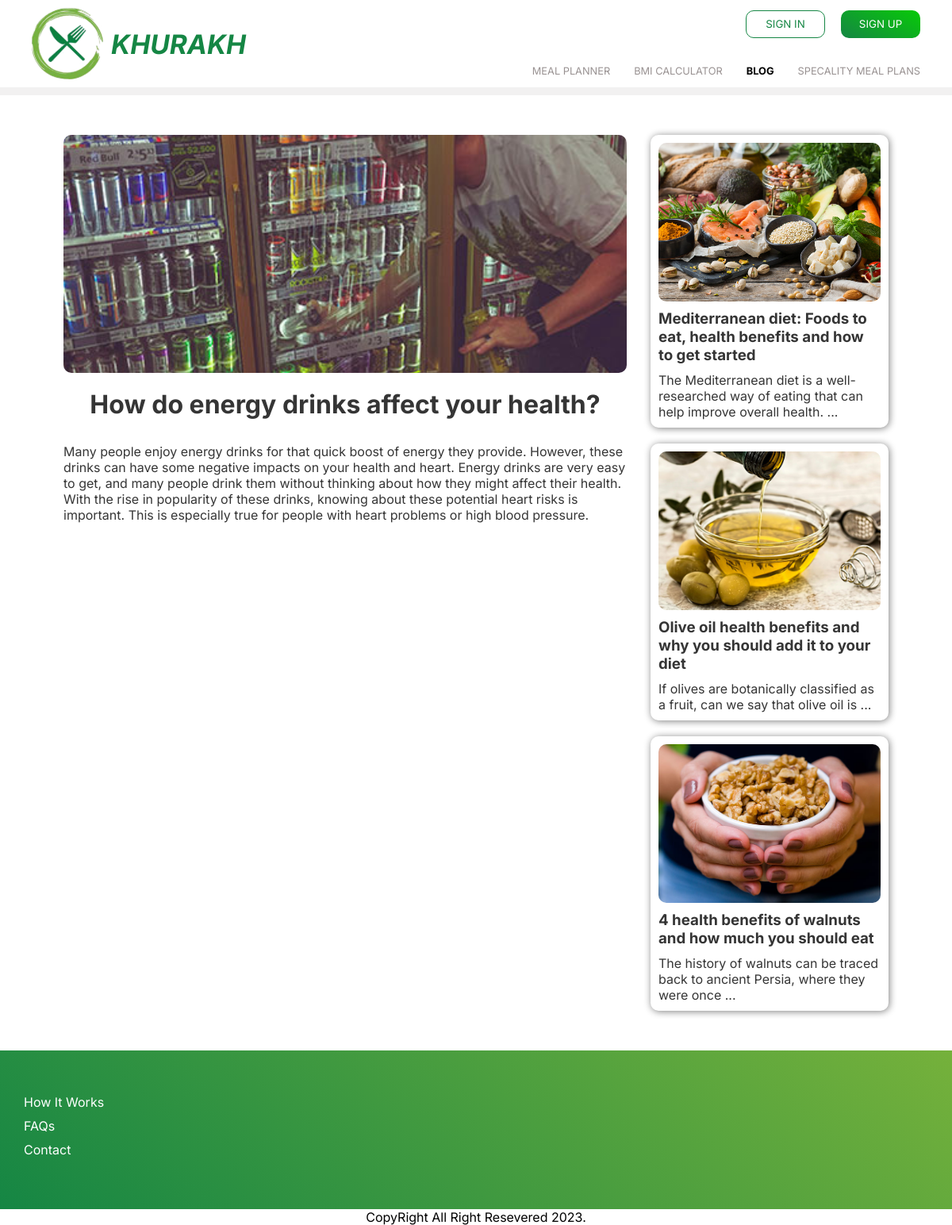
/blogs/2/, run on the app's committed database.
### mealplans/models.py (models this page shows, shortened)
class BlogContents(models.Model):
    image = models.ImageField(upload_to='images/blog/content/',blank=True,null=True)
    header = models.CharField(max_length=200)
    description = models.TextField(blank=True,null=True)
    updated_at = models.DateTimeField(auto_now=True)
    created_at = models.DateTimeField(auto_now_add=True)
    def short_description(self):
        if self.description:
            words = self.description.split()
            if len(words) > 15:
                return ' '.join(words[:15]) + ' ...'
        return self.description

### mealplans/views.py (the view)
# urls.py: path('blogs/<int:pk>/',views.blog_content_view,name='blog-content-view'),
def blog_content_view(request,pk):
    blog_content = get_object_or_404(BlogContents,pk=pk)
    related_contents = BlogContents.objects.exclude(pk=pk)[:3]
    return render(request,'blog/blog_content_view.html',{'data':blog_content,'contents':related_contents})

### mealplans/templates/blog/blog_content_view.html
{% extends 'main.html' %}
{% load static  %}
{% block content %}
    <div class="main_blog_container">
        <div class="blog-container">
            <div class="img_banner_box">
                <img src="{{data.image.url}}" alt="">
            </div>
            <h1 class="txt-center">{{data.header}}</h1>
            <p class="blog_description">{{data.description}}</p>
        </div>
        <div class="box_container">
            {% for content in contents%}
                <a href="{% url 'blog-content-view' content.id %}" class="content_box">
                    <div class="img_box">
                        <img src="{{content.image.url}}" alt="">
                    </div>
                    <h3 class="content_header">{{content.header}}</h3>
                    <p class="short_description">{{content.short_description}}</p>
                </a>
            {% endfor %}
        </div>
    </div>
{% endblock content %}

### static/styles/main.css (style rules this page uses)
* { padding: 0; margin: 0; box-sizing: border-box; font-family: "Inter", sans-serif; }
:root { --primary-color: #158644; --web-green:#128047; --secondary-color: #C5F6DD; --green-logo:#75b13b; --page-bg:#F2F1F1; --text-color-light:white; --text-color-dark:black; --font-family: "Inter", sans-serif; --radius:10px; --text-color:#999292; --font-size-large: 18px; --light-black:rgb(53, 53, 53); --font-size-small: 14px; --spacing: 16px; }
body { max-width: 1500px; margin: auto; }
a { text-decoration: none; }
.blog-container { padding: 0px 80px; }
.blog-container h1 { text-align: center; color: var(--light-black); margin-bottom: 20px; }
.blog-container .img_banner_box { height: 400px; border-radius: 10px; overflow: hidden; background-color: gray; }
.blog-container .img_banner_box img { height: 100%; width: 100%; -o-object-fit: cover; object-fit: cover; -o-object-position: center; object-position: center; }
.blog-container .blog_description { margin-top: 30px; color: var(--light-black); }
.box_container { display: grid; grid-template-columns: repeat(auto-fill, minmax(300px, 1fr)); gap: 20px; margin-top: 50px; }
.box_container .content_box { box-shadow: 1px 1px 10px gray; padding: 10px; overflow: hidden; border-radius: 10px; min-height: 300px; cursor: pointer; transition: 0.5s ease-in-out; }
.box_container .content_box .img_box { height: 200px; background-color: gray; border-radius: 10px; overflow: hidden; }
.box_container .content_box .img_box img { height: 100%; width: 100%; -o-object-fit: cover; object-fit: cover; -o-object-position: center; object-position: center; }
.box_container .content_box .content_header { margin-top: 10px; color: var(--light-black); }
.box_container .content_box .short_description { margin-top: 10px; color: var(--light-black); }
.main_blog_container { display: flex; padding: 0px 80px; gap: 30px; }
.main_blog_container .blog-container { padding: 0; margin-top: 50px; }
.main_blog_container .blog-container .img_banner_box { height: 300px; }
.main_blog_container .blog-container h1 { margin-top: 20px; }

### data on the page
BlogContents: image (picture), header "How do energy drinks affect your health?", description "Many people enjoy energy drinks for that quick boost of energy they provide. However, these drinks can have some negative impacts on your health and heart. Energy drinks are very easy to get, and many people drink them without thinking about how they might affect their health. With the rise in popularity of these drinks, knowing about these potential heart risks is important. This is especially true for people with heart problems or high blood pressure."
BlogContents: image (picture), header "Mediterranean diet: Foods to eat, health benefits and how to get started", short_description "The Mediterranean diet is a well-researched way of eating that can help improve overall health. ..."
BlogContents: image (picture), header "Olive oil health benefits and why you should add it to your diet", short_description "If olives are botanically classified as a fruit, can we say that olive oil is ..."
BlogContents: image (picture), header "4 health benefits of walnuts and how much you should eat", short_description "The history of walnuts can be traced back to ancient Persia, where they were once ..."
